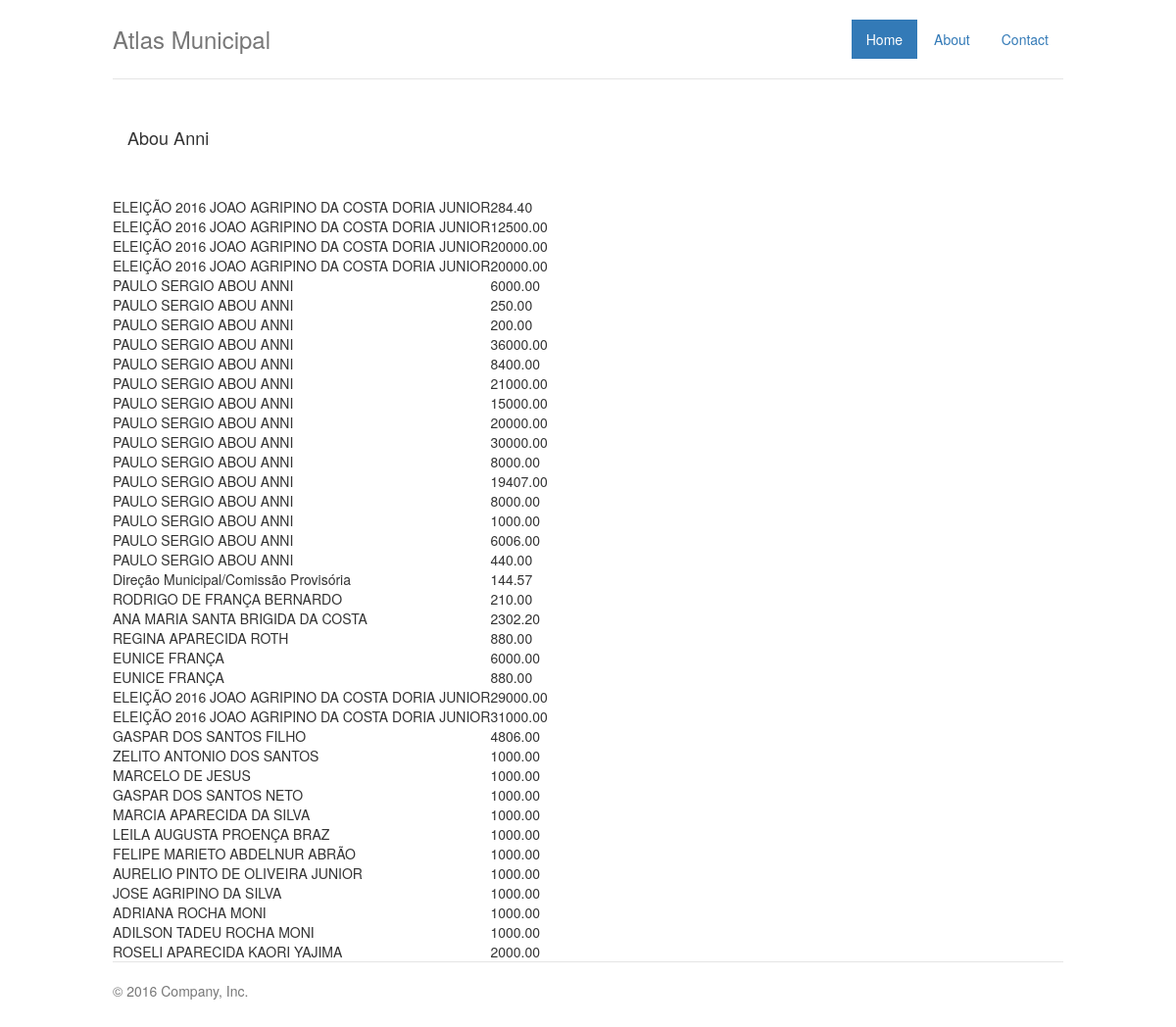
/vereador/abou-anni, run on the app's committed database.
### councilman/models.py (models this page shows, shortened)
class Councilman(models.Model):
    name = models.CharField('Name', max_length=150)
    page_link = models.CharField('Page Link', max_length=100)
    phone_number = models.CharField('Phone Number', max_length=20)
    email = models.CharField('E-mail', max_length=150)
    address = models.CharField('Address', max_length=255)
    floor = models.CharField('Floor', max_length=10)
    room = models.CharField('Room', max_length=10)
    biography = models.TextField('Biography')
    party = models.CharField('Party', max_length=10)
    picture = models.CharField('Picture', max_length=255)
    slug = models.CharField('Name', max_length=150, default=None, null=True)
    sequential_id = models.IntegerField('Sequential Id')

class Donation(models.Model):
    councilman = models.ForeignKey(Councilman)
    sequential_id = models.IntegerField('Sequential Id', null=True)
    state = models.CharField('State', max_length=50)
    candidate = models.CharField('Candidate', max_length=150)
    donor = models.CharField('Donor', max_length=255)
    donor_tax_name = models.CharField('Donor Tax Name', max_length=255)
    economic_sector = models.CharField('Economic Sector', max_length=100)
    value = models.DecimalField('Value', max_digits=19, decimal_places=2)
    type = models.CharField('Type', max_length=150)
    description = models.CharField('Description', max_length=255)

### councilman/views.py (the view)
# urls.py: url(r'^vereador/(?P<slug>[\w-]+)$', views.detail, name='councilman'),
def detail(request, slug):
    data = {
        'councilman': get_object_or_404(Councilman, slug=slug)
    }
    return render(request, 'detail.html', data)

### councilman/templates/detail.html
{% extends "base.html" %}
{% block body %}
<div class="row marketing">
    <div class="col-lg-12">
        <h4>{{ councilman.name }}</h4>
    </div>
</div>
<div class="row">
    <div class="col-lg-12">
        <table>
            {% for donation in councilman.donation_set.all %}
            <tr>
                <td>{{ donation.donor }}</td>
                <td>{{ donation.value }}</td>
            </tr>
            {% endfor %}
        </table>
    </div>
</div>
{% endblock %}

### static/css/jumbotron-narrow.css (style rules this page uses)
body { padding-top: 20px; padding-bottom: 20px; }
.header, .marketing, .footer { padding-right: 15px; padding-left: 15px; }
.marketing { margin: 40px 0; }
@media screen and (min-width: 768px) { .header, .marketing, .footer { padding-right: 0; padding-left: 0; } }

### councilman/templates/base.html (style rules this page uses)
* { border-radius: 0px !important; }

### data on the page
Councilman: name "Abou Anni"
Donation: donor "ELEIÇÃO 2016 JOAO AGRIPINO DA COSTA DORIA JUNIOR", value "284.40"
Donation: donor "ELEIÇÃO 2016 JOAO AGRIPINO DA COSTA DORIA JUNIOR", value "12500.00"
Donation: donor "ELEIÇÃO 2016 JOAO AGRIPINO DA COSTA DORIA JUNIOR", value "20000.00"
Donation: donor "ELEIÇÃO 2016 JOAO AGRIPINO DA COSTA DORIA JUNIOR", value "20000.00"
Donation: donor "PAULO SERGIO ABOU ANNI", value "6000.00"
Donation: donor "PAULO SERGIO ABOU ANNI", value "250.00"
Donation: donor "PAULO SERGIO ABOU ANNI", value "200.00"
Donation: donor "PAULO SERGIO ABOU ANNI", value "36000.00"
Donation: donor "PAULO SERGIO ABOU ANNI", value "8400.00"
Donation: donor "PAULO SERGIO ABOU ANNI", value "21000.00"
Donation: donor "PAULO SERGIO ABOU ANNI", value "15000.00"
Donation: donor "PAULO SERGIO ABOU ANNI", value "20000.00"
Donation: donor "PAULO SERGIO ABOU ANNI", value "30000.00"
Donation: donor "PAULO SERGIO ABOU ANNI", value "8000.00"
Donation: donor "PAULO SERGIO ABOU ANNI", value "19407.00"
Donation: donor "PAULO SERGIO ABOU ANNI", value "8000.00"
Donation: donor "PAULO SERGIO ABOU ANNI", value "1000.00"
Donation: donor "PAULO SERGIO ABOU ANNI", value "6006.00"
Donation: donor "PAULO SERGIO ABOU ANNI", value "440.00"
Donation: donor "Direção Municipal/Comissão Provisória", value "144.57"
Donation: donor "RODRIGO DE FRANÇA BERNARDO", value "210.00"
Donation: donor "ANA MARIA SANTA BRIGIDA DA COSTA", value "2302.20"
Donation: donor "REGINA APARECIDA ROTH", value "880.00"
Donation: donor "EUNICE FRANÇA", value "6000.00"
Donation: donor "EUNICE FRANÇA", value "880.00"
Donation: donor "ELEIÇÃO 2016 JOAO AGRIPINO DA COSTA DORIA JUNIOR", value "29000.00"
Donation: donor "ELEIÇÃO 2016 JOAO AGRIPINO DA COSTA DORIA JUNIOR", value "31000.00"
Donation: donor "GASPAR DOS SANTOS FILHO", value "4806.00"
Donation: donor "ZELITO ANTONIO DOS SANTOS", value "1000.00"
Donation: donor "MARCELO DE JESUS", value "1000.00"
Donation: donor "GASPAR DOS SANTOS NETO", value "1000.00"
Donation: donor "MARCIA APARECIDA DA SILVA", value "1000.00"
Donation: donor "LEILA AUGUSTA PROENÇA BRAZ", value "1000.00"
Donation: donor "FELIPE MARIETO ABDELNUR ABRÃO", value "1000.00"
Donation: donor "AURELIO PINTO DE OLIVEIRA JUNIOR", value "1000.00"
Donation: donor "JOSE AGRIPINO DA SILVA", value "1000.00"
Donation: donor "ADRIANA ROCHA MONI", value "1000.00"
Donation: donor "ADILSON TADEU ROCHA MONI", value "1000.00"
Donation: donor "ROSELI APARECIDA KAORI YAJIMA", value "2000.00"
